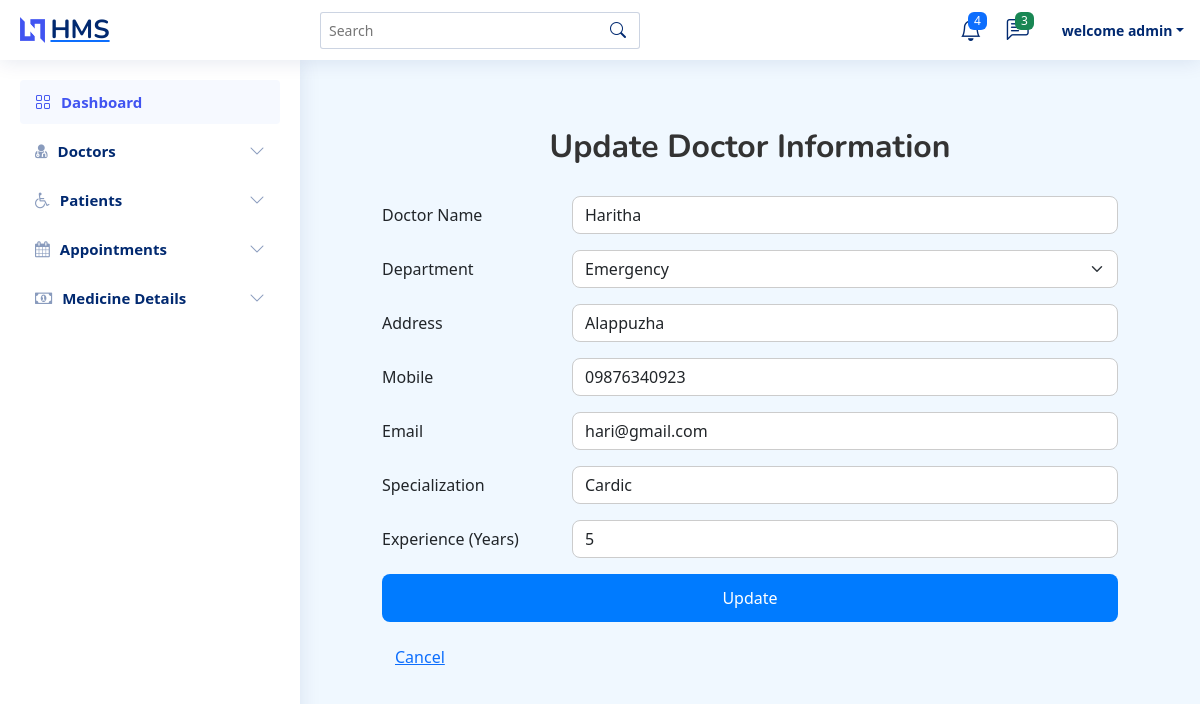
Page /update-doctor/1/ on the committed database.
### hospitalapp/models.py (models this page shows, shortened)
class Doctor(models.Model):
    STATUS_CHOICES = (
        ('Active', 'Active'),
        ('Inactive', 'Inactive'),
    )
    user = models.OneToOneField(User, on_delete=models.CASCADE,null=True, blank=True)  # Link to the User mod
    name = models.CharField(max_length=100, null=True, blank=True)
    departments = models.ForeignKey(Department, on_delete=models.CASCADE)
    address = models.CharField(max_length=255, null=True, blank=True)
    mobile = models.CharField(max_length=15, null=True, blank=True)
    email = models.EmailField(unique=True, null=True, blank=True)
    specialization = models.CharField(max_length=100, null=True, blank=True)
    experience = models.PositiveIntegerField()  # Years of experience
    status = models.CharField(max_length=10, choices=STATUS_CHOICES, default='Active')

class Department(models.Model):
    department_choices = [
        ('Emergency', 'Emergency'),
        ('Pediatrics', 'Pediatrics'),
        ('Oncology', 'Oncology'),
        ('Radiology', 'Radiology'),
    ]
    departments = models.CharField(max_length=30, choices=department_choices, blank=True, null=True)
    description = models.TextField()

### hospitalapp/views.py (the view)
# urls.py: path('update-doctor/<int:pk>/', views.update_doctor_view, name='update-doctor'),
def update_doctor_view(request, pk):
    doctor = get_object_or_404(Doctor, id=pk)
    departments = Department.objects.all()
    if request.method == 'POST':
        form = DoctorForm(request.POST, instance=doctor)
        if form.is_valid():
            form.save()
            return redirect('doctor-list')
    else:
        form = DoctorForm(instance=doctor)
    return render(request, 'admin-update_doctor.html', {'form': form, 'doctor': doctor, 'departments': departments})

### hospitalapp/forms.py
class DoctorForm(forms.ModelForm):
    class Meta:
        model = Doctor
        fields = ['name', 'departments', 'address', 'mobile', 'email', 'specialization', 'experience', 'status']
        widgets = {
            'departments': forms.Select(attrs={'class': 'form-control'}),  # To style the dropdown
        }

### templates/admin-update_doctor.html (shortened to what this page needs)
{% extends 'index-2.html' %}
{% block content %}
<head>
    <link href="https://cdn.jsdelivr.net/npm/bootstrap@5.3.3/dist/css/bootstrap.min.css" rel="stylesheet">
</head>
<body>
<div class="container">
    <h2 class="form-title">Update Doctor Information</h2>
    <form method="POST" action="{% url 'update-doctor' doctor.id %}">
        <div class="mb-3 row">
            <label for="name" class="col-sm-3 col-form-label">Doctor Name</label>
            <div class="col-sm-9">
                <input type="text" name="name" id="name" class="form-control" value="{{ doctor.name }}" required>
            </div>
        </div>
        <div class="mb-3 row">
            <label for="departments" class="col-sm-3 col-form-label">Department</label>
            <div class="col-sm-9">
                <select name="departments" id="departments" class="form-select" required>
                    {% for department in departments %}
                        <option value="{{ department.id }}" {% if department.id == doctor.departments.id %}selected{% endif %}>
                            {{ department.departments }}
                        </option>
                    {% endfor %}
                </select>
            </div>
        </div>
        <div class="mb-3 row">
            <label for="address" class="col-sm-3 col-form-label">Address</label>
            <div class="col-sm-9">
                <input type="text" name="address" id="address" class="form-control" value="{{ doctor.address }}">
            </div>
        </div>
        <div class="mb-3 row">
            <label for="mobile" class="col-sm-3 col-form-label">Mobile</label>
            <div class="col-sm-9">
                <input type="text" name="mobile" id="mobile" class="form-control" value="{{ doctor.mobile }}" required>
            </div>
        </div>
        <div class="mb-3 row">
            <label for="email" class="col-sm-3 col-form-label">Email</label>
            <div class="col-sm-9">
                <input type="email" name="email" id="email" class="form-control" value="{{ doctor.email }}" required>
            </div>
        </div>
        <div class="mb-3 row">
            <label for="specialization" class="col-sm-3 col-form-label">Specialization</label>
            <div class="col-sm-9">
                <input type="text" name="specialization" id="specialization" class="form-control" value="{{ doctor.specialization }}">
            </div>
        </div>
        <div class="mb-3 row">
            <label for="experience" class="col-sm-3 col-form-label">Experience (Years)</label>
            <div class="col-sm-9">
                <input type="number" name="experience" id="experience" class="form-control" value="{{ doctor.experience }}" required>
            </div>
        </div>
        <div class="mb-3">
            <button type="submit" class="btn btn-primary">Update</button>
        </div>
    </form>
    <a href="{% url 'doctor-list' %}" class="btn btn-link">Cancel</a>
</div>
</body>
{% endblock %}

### static/assets/css/style.css (style rules this page uses)
:root { scroll-behavior: smooth; }
body { font-family: "Open Sans", sans-serif; background: #f6f9ff; color: #444444; }
a { color: #4154f1; text-decoration: none; }
h1, h2, h3, h4, h5, h6 { font-family: "Nunito", sans-serif; }

### templates/admin-update_doctor.html (style rules this page uses)
body { background-color: #f0f8ff; padding: 40px; }
.form-title { font-weight: bold; font-size: 32px; text-align: center; margin-bottom: 30px; color: #333; }
.form-control, .form-select { border-radius: 0.5rem; border: 1px solid #ccc; transition: border-color 0.3s; }
.btn-primary { background-color: #007bff; border: none; padding: 12px; font-size: 1rem; border-radius: 0.5rem; width: 100%; }
.mb-3 { margin-bottom: 20px; }

### rows in the picture
Doctor: name "Haritha", departments "Emergency", address "Alappuzha", mobile "09876340923", email "hari@gmail.com", specialization "Cardic", experience "5"
